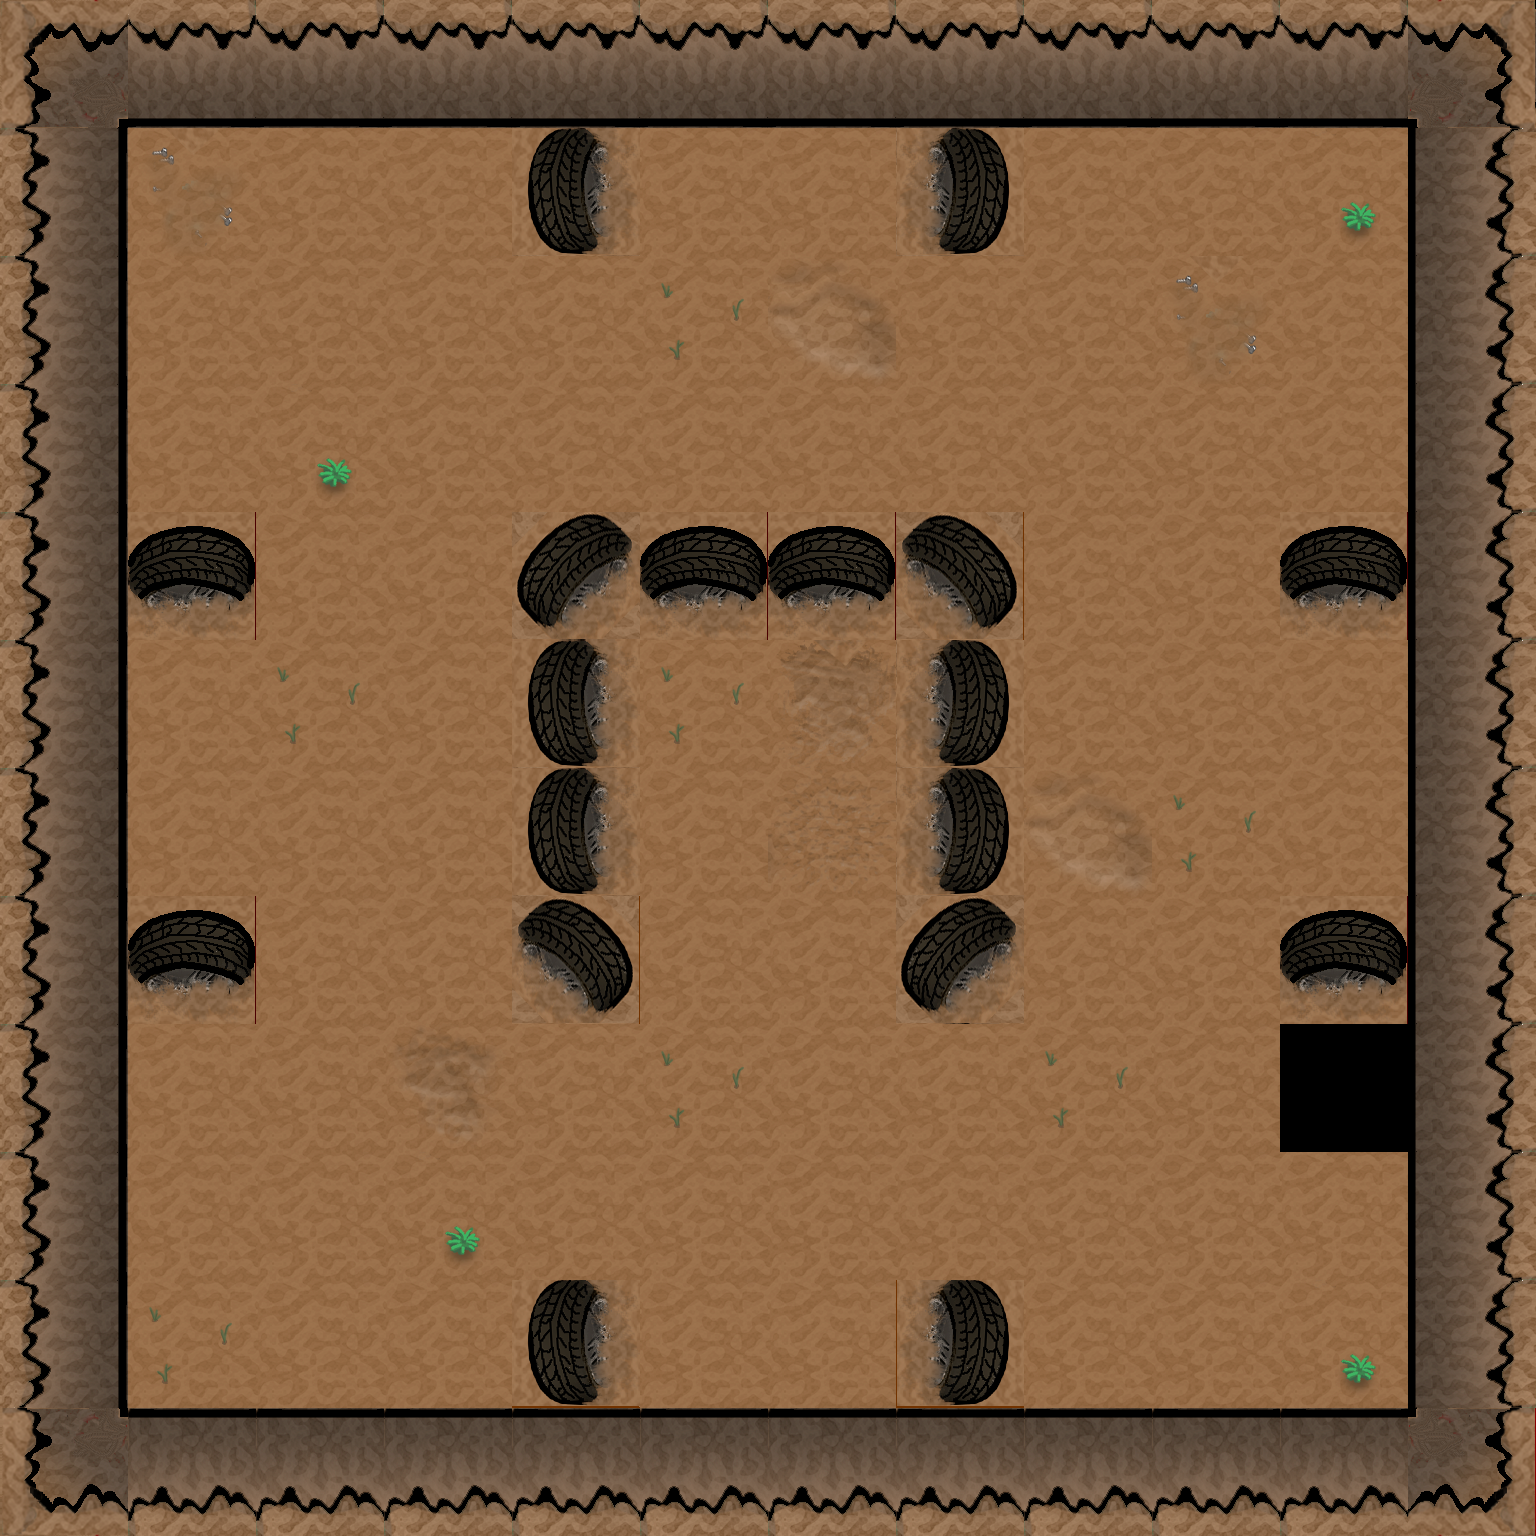

Tiled map render using the project's own tile images. Description and the whole map definition, tile-layer contents included, below:
An orthogonal 12x12 tile map with 128x128 px tiles, 1 tile layer (Capa de Patrones 1).

<map version="1.0" orientation="orthogonal" renderorder="right-down" width="12" height="12" tilewidth="128" tileheight="128" nextobjectid="1">
 <tileset firstgid="1" name="Tileset_zon2" tilewidth="128" tileheight="128" tilecount="36" columns="4">
  <image source="../../Mapa/Tilesets/Tileset_zon2.png" width="512" height="1152" />
 </tileset>
 <layer name="Capa de Patrones 1" width="12" height="12">
  <data encoding="csv">
17,14,14,14,14,14,14,14,14,14,14,18,
13,12,5,5,25,5,5,27,5,5,10,15,
13,5,5,5,5,11,8,5,5,12,5,15,
13,5,10,5,5,5,5,5,5,5,5,15,
13,26,5,5,29,26,26,30,5,5,26,15,
13,5,11,5,25,11,7,27,5,5,5,15,
13,5,5,5,25,5,6,27,8,11,5,15,
13,26,5,5,30,5,5,29,5,5,26,15,
13,5,5,9,5,11,5,5,11,5,0,15,
13,5,5,10,5,5,5,5,5,5,5,15,
13,11,5,5,33,5,5,35,5,5,10,15,
20,16,16,16,16,16,16,16,16,16,16,19
</data>
 </layer>
</map>
